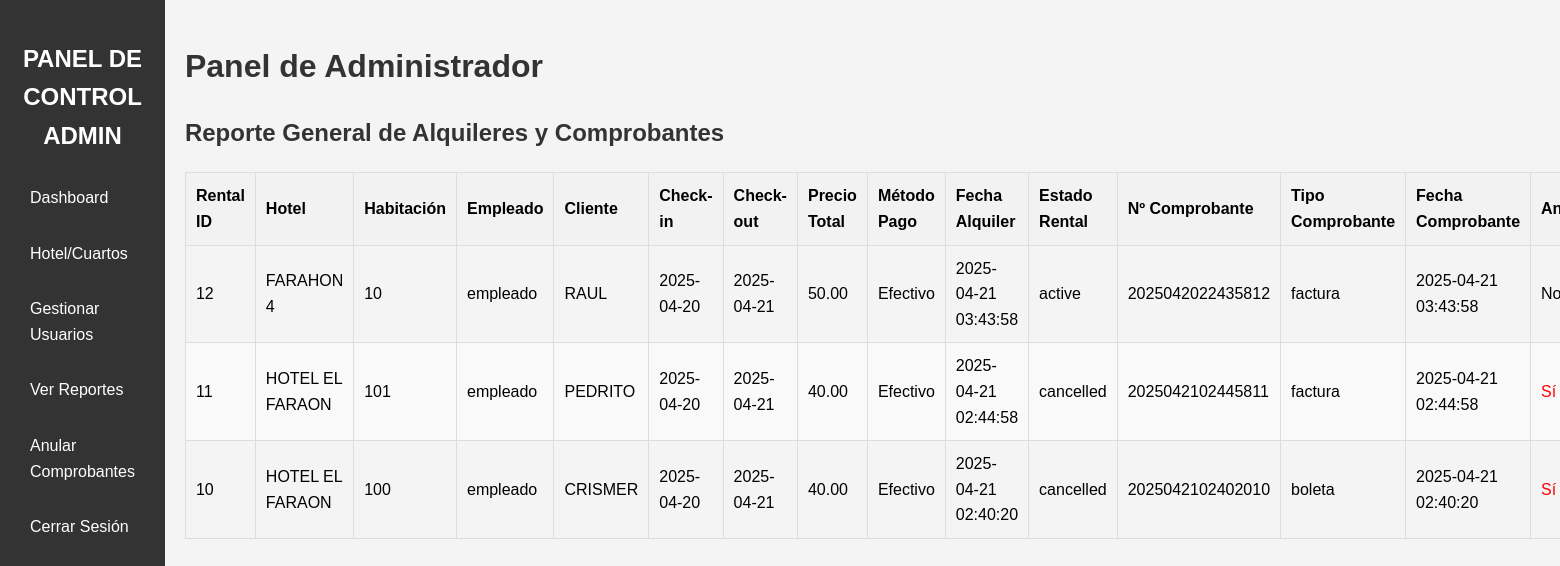
Screenshot of /admin/reports.php (signed in) with the database file from the repository.
### tables this page shows
CREATE TABLE IF NOT EXISTS `rentals` (
  `id` int NOT NULL AUTO_INCREMENT,
  `room_id` int DEFAULT NULL,
  `user_id` int DEFAULT NULL,
  `customer_name` varchar(100) NOT NULL,
  `customer_id_doc` varchar(50) DEFAULT NULL,
  `check_in_date` date NOT NULL,
  `check_out_date` date NOT NULL,
  `total_price` decimal(10,2) NOT NULL,
  `payment_method_id` int DEFAULT NULL,
  `rental_date` timestamp NULL DEFAULT CURRENT_TIMESTAMP,
  `status` enum('active','completed','cancelled') DEFAULT 'active',
  PRIMARY KEY (`id`),
  KEY `room_id` (`room_id`),
  KEY `user_id` (`user_id`),
  KEY `payment_method_id` (`payment_method_id`)
);

CREATE TABLE IF NOT EXISTS `hotels` (
  `id` int NOT NULL AUTO_INCREMENT,
  `name` varchar(100) NOT NULL,
  `address` varchar(255) DEFAULT NULL,
  `phone` varchar(20) DEFAULT NULL,
  `email` varchar(100) DEFAULT NULL,
  `created_at` timestamp NULL DEFAULT CURRENT_TIMESTAMP,
  PRIMARY KEY (`id`)
);

CREATE TABLE IF NOT EXISTS `rooms` (
  `id` int NOT NULL AUTO_INCREMENT,
  `hotel_id` int DEFAULT NULL,
  `room_number` varchar(20) NOT NULL,
  `room_type` varchar(50) DEFAULT NULL,
  `capacity` int DEFAULT NULL,
  `price_per_night` decimal(10,2) NOT NULL,
  `status` enum('available','occupied','maintenance') DEFAULT 'available',
  `created_at` timestamp NULL DEFAULT CURRENT_TIMESTAMP,
  PRIMARY KEY (`id`),
  UNIQUE KEY `unique_room` (`hotel_id`,`room_number`)
);

CREATE TABLE IF NOT EXISTS `users` (
  `id` int NOT NULL AUTO_INCREMENT,
  `username` varchar(50) NOT NULL,
  `password` varchar(255) NOT NULL,
  `role` enum('admin','employee') NOT NULL,
  `created_at` timestamp NULL DEFAULT CURRENT_TIMESTAMP,
  `status` enum('active','inactive') NOT NULL DEFAULT 'active',
  PRIMARY KEY (`id`),
  UNIQUE KEY `username` (`username`)
);

CREATE TABLE IF NOT EXISTS `payment_methods` (
  `id` int NOT NULL AUTO_INCREMENT,
  `method_name` varchar(50) NOT NULL,
  `created_at` timestamp NULL DEFAULT CURRENT_TIMESTAMP,
  PRIMARY KEY (`id`),
  UNIQUE KEY `method_name` (`method_name`)
);

CREATE TABLE IF NOT EXISTS `receipts` (
  `id` int NOT NULL AUTO_INCREMENT,
  `rental_id` int DEFAULT NULL,
  `receipt_number` varchar(50) NOT NULL,
  `issue_date` timestamp NULL DEFAULT CURRENT_TIMESTAMP,
  `amount` decimal(10,2) NOT NULL,
  `type` enum('factura','boleta') NOT NULL,
  `is_voided` tinyint(1) DEFAULT '0',
  `voided_by_user_id` int DEFAULT NULL,
  `voided_at` timestamp NULL DEFAULT NULL,
  PRIMARY KEY (`id`),
  UNIQUE KEY `receipt_number` (`receipt_number`),
  KEY `rental_id` (`rental_id`),
  KEY `voided_by_user_id` (`voided_by_user_id`)
);

### admin/reports.php (the view, shortened to what this page needs)
<?php
include '_admin_header.php';
$rentals = [];
$sql = "SELECT
            r.id AS rental_id,
            h.name AS hotel_name,
            rm.room_number,
            rm.hotel_id, -- Select room's hotel_id
            u.username AS employee_name,
            r.customer_name,
            r.check_in_date,
            r.check_out_date,
            r.total_price,
            pm.method_name AS payment_method,
            r.rental_date,
            r.status AS rental_status,
            rec.id AS receipt_id, -- Select receipt ID
            rec.receipt_number,
            rec.type AS receipt_type,
            rec.issue_date AS receipt_date,
            rec.is_voided
        FROM rentals r
        JOIN rooms rm ON r.room_id = rm.id
        JOIN hotels h ON rm.hotel_id = h.id
        JOIN users u ON r.user_id = u.id
        JOIN payment_methods pm ON r.payment_method_id = pm.id
        LEFT JOIN receipts rec ON r.id = rec.rental_id -- LEFT JOIN in case a rental somehow has no receipt (shouldn't happen with current logic)
        ORDER BY r.rental_date DESC";
$result = $conn->query($sql);
if ($result->num_rows > 0) {
    while($row = $result->fetch_assoc()) {
        $rentals[] = $row;
    }
}
?>
<h2>Reporte General de Alquileres y Comprobantes</h2>
<?php if (empty($rentals)): ?>
    <p>No hay registros de alquileres.</p>
<?php else: ?>
    <table>
        <thead>
            <tr>
                <th>Rental ID</th>
                <th>Hotel</th>
                <th>Habitación</th>
                <th>Empleado</th>
                <th>Cliente</th>
                <th>Check-in</th>
                <th>Check-out</th>
                <th>Precio Total</th>
                <th>Método Pago</th>
                <th>Fecha Alquiler</th>
                <th>Estado Rental</th>
                <th>Nº Comprobante</th>
                <th>Tipo Comprobante</th>
                <th>Fecha Comprobante</th>
                 <th>Anulado</th>
                 <th>Comprobante</th> </tr>
        </thead>
        <tbody>
            <?php foreach ($rentals as $rental): ?>
                <tr>
                    <td><?php echo htmlspecialchars($rental['rental_id']); ?></td>
                    <td><?php echo htmlspecialchars($rental['hotel_name']); ?></td>
                    <td><?php echo htmlspecialchars($rental['room_number']); ?></td>
                     <td><?php echo htmlspecialchars($rental['employee_name']); ?></td>
                    <td><?php echo htmlspecialchars($rental['customer_name']); ?></td>
                    <td><?php echo htmlspecialchars($rental['check_in_date']); ?></td>
                    <td><?php echo htmlspecialchars($rental['check_out_date']); ?></td>
                    <td><?php echo htmlspecialchars(number_format($rental['total_price'], 2)); ?></td>
                    <td><?php echo htmlspecialchars($rental['payment_method']); ?></td>
                    <td><?php echo htmlspecialchars($rental['rental_date']); ?></td>
                     <td><?php echo htmlspecialchars($rental['rental_status']); ?></td>
                    <td><?php echo htmlspecialchars($rental['receipt_number']); ?></td>
                    <td><?php echo htmlspecialchars($rental['receipt_type']); ?></td>
                    <td><?php echo htmlspecialchars($rental['receipt_date']); ?></td>
                    <td>
                         <?php if ($rental['is_voided']): ?>
                             <span style="color: red;">Sí</span>
                         <?php else: ?>
                             No
                         <?php endif; ?>
                    </td>
                </tr>
            <?php endforeach; ?>
        </tbody>
    </table>
<?php endif; ?>
<?php
include '_admin_footer.php';
?>

### css/style.css (style rules this page uses)
body { font-family: sans-serif; line-height: 1.6; margin: 0; padding: 0; background-color: #f4f4f4; }
h1, h2, h3 { color: #333; }
table { width: 100%; border-collapse: collapse; margin-top: 20px; }
table, th, td { border: 1px solid #ddd; }
th, td { padding: 10px; text-align: left; }
th { background-color: #f2f2f2; }
tr:nth-child(even) { background-color: #f9f9f9; }

### rows the page displays
rentals: id "12", hotels.name "FARAHON 4", room.room_number "10", user.username "empleado", customer_name "RAUL", check_in_date "2025-04-20", check_out_date "2025-04-21", total_price "50.00", payment_method.method_name "Efectivo", rental_date "2025-04-21 03:43:58", status "active", receipts.receipt_number "2025042022435812", receipts.type "factura", receipts.issue_date "2025-04-21 03:43:58", shows "No"
rentals: id "11", hotels.name "HOTEL EL FARAON", room.room_number "101", user.username "empleado", customer_name "PEDRITO", check_in_date "2025-04-20", check_out_date "2025-04-21", total_price "40.00", payment_method.method_name "Efectivo", rental_date "2025-04-21 02:44:58", status "cancelled", receipts.receipt_number "2025042102445811", receipts.type "factura", receipts.issue_date "2025-04-21 02:44:58", shows "Sí"
rentals: id "10", hotels.name "HOTEL EL FARAON", room.room_number "100", user.username "empleado", customer_name "CRISMER", check_in_date "2025-04-20", check_out_date "2025-04-21", total_price "40.00", payment_method.method_name "Efectivo", rental_date "2025-04-21 02:40:20", status "cancelled", receipts.receipt_number "2025042102402010", receipts.type "boleta", receipts.issue_date "2025-04-21 02:40:20", shows "Sí"
